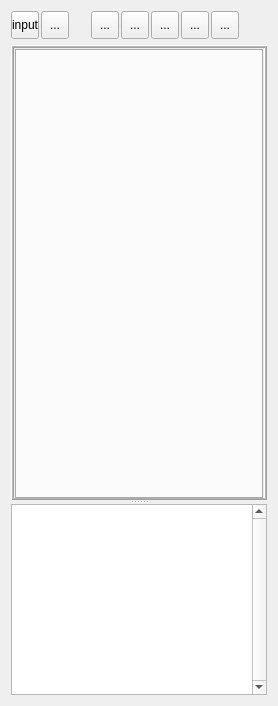
  <widget class="QWidget" name="centralwidget">
   <layout class="QVBoxLayout" name="verticalLayout_2">
    <item>
     <widget class="QFrame" name="frame">
      <property name="minimumSize">
       <size>
        <width>0</width>
        <height>28</height>
       </size>
      </property>
      <property name="maximumSize">
       <size>
        <width>16777215</width>
        <height>28</height>
       </size>
      </property>
      <property name="frameShape">
       <enum>QFrame::NoFrame</enum>
      </property>
      <property name="frameShadow">
       <enum>QFrame::Raised</enum>
      </property>
      <widget class="QToolButton" name="btnInput">
       <property name="geometry">
        <rect>
         <x>0</x>
         <y>0</y>
         <width>28</width>
         <height>28</height>
        </rect>
       </property>
       <property name="focusPolicy">
        <enum>Qt::NoFocus</enum>
       </property>
       <property name="layoutDirection">
        <enum>Qt::LeftToRight</enum>
       </property>
       <property name="text">
        <string>input</string>
       </property>
       <property name="icon">
        <iconset>
         <normaloff>:/newPrefix/images/input.png</normaloff>:/newPrefix/images/input.png</iconset>
       </property>
       <property name="iconSize">
        <size>
         <width>18</width>
         <height>18</height>
        </size>
       </property>
      </widget>
      <widget class="QToolButton" name="toolButton">
       <property name="geometry">
        <rect>
         <x>30</x>
         <y>0</y>
         <width>28</width>
         <height>28</height>
        </rect>
       </property>
       <property name="focusPolicy">
        <enum>Qt::NoFocus</enum>
       </property>
       <property name="text">
        <string>...</string>
       </property>
       <property name="icon">
        <iconset>
         <normaloff>:/newPrefix/images/output.png</normaloff>:/newPrefix/images/output.png</iconset>
       </property>
       <property name="iconSize">
        <size>
         <width>18</width>
         <height>18</height>
        </size>
       </property>
      </widget>
      <widget class="QToolButton" name="btnZmOut">
       <property name="geometry">
        <rect>
         <x>80</x>
         <y>0</y>
         <width>28</width>
         <height>28</height>
        </rect>
       </property>
       <property name="focusPolicy">
        <enum>Qt::NoFocus</enum>
       </property>
       <property name="toolTip">
        <string>Zoom In</string>
       </property>
       <property name="text">
        <string>...</string>
       </property>
       <property name="icon">
        <iconset>
         <normaloff>:/newPrefix/images/zoom_in_01.png</normaloff>:/newPrefix/images/zoom_in_01.png</iconset>
       </property>
       <property name="iconSize">
        <size>
         <width>18</width>
         <height>18</height>
        </size>
       </property>
      </widget>
      <widget class="QToolButton" name="btnZmIn">
       <property name="geometry">
        <rect>
         <x>110</x>
         <y>0</y>
         <width>28</width>
         <height>28</height>
        </rect>
       </property>
       <property name="focusPolicy">
        <enum>Qt::NoFocus</enum>
       </property>
       <property name="toolTip">
        <string>Zoom Out</string>
       </property>
       <property name="text">
        <string>...</string>
       </property>
       <property name="icon">
        <iconset>
         <normaloff>:/newPrefix/images/zoom_out_01.png</normaloff>:/newPrefix/images/zoom_out_01.png</iconset>
       </property>
       <property name="iconSize">
        <size>
         <width>18</width>
         <height>18</height>
        </size>
       </property>
      </widget>
      <widget class="QToolButton" name="btnSvgSave">
       <property name="geometry">
        <rect>
         <x>200</x>
         <y>0</y>
         <width>28</width>
         <height>28</height>
        </rect>
       </property>
       <property name="focusPolicy">
        <enum>Qt::NoFocus</enum>
       </property>
       <property name="toolTip">
        <string>Save 3D Images</string>
       </property>
       <property name="text">
        <string>...</string>
       </property>
       <property name="icon">
        <iconset>
         <normaloff>:/newPrefix/images/save.png</normaloff>:/newPrefix/images/save.png</iconset>
       </property>
       <property name="iconSize">
        <size>
         <width>18</width>
         <height>18</height>
        </size>
       </property>
      </widget>
      <widget class="QToolButton" name="btnTotatAcw">
       <property name="geometry">
        <rect>
         <x>140</x>
         <y>0</y>
         <width>28</width>
         <height>28</height>
        </rect>
       </property>
       <property name="focusPolicy">
        <enum>Qt::NoFocus</enum>
       </property>
       <property name="toolTip">
        <string>Rotate Left</string>
       </property>
       <property name="text">
        <string>...</string>
       </property>
       <property name="icon">
        <iconset>
         <normaloff>:/newPrefix/images/rotate-ccw.png</normaloff>:/newPrefix/images/rotate-ccw.png</iconset>
       </property>
       <property name="iconSize">
        <size>
         <width>22</width>
         <height>22</height>
        </size>
       </property>
      </widget>
      <widget class="QToolButton" name="btnRotatCw">
       <property name="geometry">
        <rect>
         <x>170</x>
         <y>0</y>
         <width>28</width>
         <height>28</height>
        </rect>
       </property>
       <property name="focusPolicy">
        <enum>Qt::NoFocus</enum>
       </property>
       <property name="toolTip">
        <string>Rotate Right</string>
       </property>
       <property name="text">
        <string>...</string>
       </property>
       <property name="icon">
        <iconset>
         <normaloff>:/newPrefix/images/rotate-cw.png</normaloff>:/newPrefix/images/rotate-cw.png</iconset>
       </property>
       <property name="iconSize">
        <size>
         <width>25</width>
         <height>25</height>
        </size>
       </property>
      </widget>
      <widget class="QToolButton" name="btn3D">
       <property name="geometry">
        <rect>
         <x>390</x>
         <y>0</y>
         <width>28</width>
         <height>28</height>
        </rect>
       </property>
       <property name="font">
        <font>
         <family>Droid Serif</family>
         <pointsize>11</pointsize>
         <weight>75</weight>
         <italic>true</italic>
         <bold>true</bold>
         <underline>false</underline>
         <strikeout>false</strikeout>
        </font>
       </property>
       <property name="focusPolicy">
        <enum>Qt::NoFocus</enum>
       </property>
       <property name="toolTip">
        <string>3D Model</string>
       </property>
       <property name="text">
        <string>3D</string>
       </property>
       <property name="autoRaise">
        <bool>false</bool>
       </property>
       <property name="arrowType">
        <enum>Qt::NoArrow</enum>
       </property>
      </widget>
      <widget class="QCheckBox" name="chkBxBeam">
       <property name="geometry">
        <rect>
         <x>430</x>
         <y>0</y>
         <width>71</width>
         <height>29</height>
        </rect>
       </property>
       <property name="font">
        <font>
         <pointsize>10</pointsize>
         <weight>75</weight>
         <bold>true</bold>
        </font>
       </property>
       <property name="focusPolicy">
        <enum>Qt::NoFocus</enum>
       </property>
       <property name="text">
        <string>Beam</string>
       </property>
      </widget>
      <widget class="QCheckBox" name="chkBxCol">
       <property name="geometry">
        <rect>
         <x>510</x>
         <y>0</y>
         <width>91</width>
         <height>29</height>
        </rect>
       </property>
       <property name="font">
        <font>
         <pointsize>10</pointsize>
         <weight>75</weight>
         <bold>true</bold>
        </font>
       </property>
       <property name="focusPolicy">
        <enum>Qt::NoFocus</enum>
       </property>
       <property name="text">
        <string>Column</string>
       </property>
      </widget>
      <widget class="QCheckBox" name="checkBoxCleat">
       <property name="geometry">
        <rect>
         <x>600</x>
         <y>0</y>
         <width>101</width>
         <height>29</height>
        </rect>
       </property>
       <property name="font">
        <font>
         <pointsize>10</pointsize>
         <weight>75</weight>
         <bold>true</bold>
        </font>
       </property>
       <property name="focusPolicy">
        <enum>Qt::NoFocus</enum>
       </property>
       <property name="text">
        <string>cleat angle</string>
       </property>
      </widget>
      <widget class="QToolButton" name="btn_front">
       <property name="geometry">
        <rect>
         <x>270</x>
         <y>0</y>
         <width>28</width>
         <height>28</height>
        </rect>
       </property>
       <property name="font">
        <font>
         <pointsize>10</pointsize>
         <weight>75</weight>
         <bold>true</bold>
        </font>
       </property>
       <property name="focusPolicy">
        <enum>Qt::NoFocus</enum>
       </property>
       <property name="acceptDrops">
        <bool>true</bool>
       </property>
       <property name="toolTip">
        <string>Front View</string>
       </property>
       <property name="text">
        <string/>
       </property>
       <property name="icon">
        <iconset>
         <normaloff>:/newPrefix/images/Z-X.png</normaloff>:/newPrefix/images/Z-X.png</iconset>
       </property>
       <property name="iconSize">
        <size>
         <width>22</width>
         <height>22</height>
        </size>
       </property>
       <property name="checkable">
        <bool>true</bool>
       </property>
      </widget>
      <widget class="QToolButton" name="btn_top">
       <property name="geometry">
        <rect>
         <x>300</x>
         <y>0</y>
         <width>28</width>
         <height>28</height>
        </rect>
       </property>
       <property name="font">
        <font>
         <pointsize>10</pointsize>
         <weight>75</weight>
         <bold>true</bold>
        </font>
       </property>
       <property name="focusPolicy">
        <enum>Qt::NoFocus</enum>
       </property>
       <property name="toolTip">
        <string>Top View</string>
       </property>
       <property name="text">
        <string/>
       </property>
       <property name="icon">
        <iconset>
         <normaloff>:/newPrefix/images/X-Y.png</normaloff>:/newPrefix/images/X-Y.png</iconset>
       </property>
       <property name="iconSize">
        <size>
         <width>22</width>
         <height>23</height>
        </size>
       </property>
       <property name="checkable">
        <bool>true</bool>
       </property>
      </widget>
      <widget class="QToolButton" name="btn_side">
       <property name="geometry">
        <rect>
         <x>330</x>
         <y>0</y>
         <width>28</width>
         <height>28</height>
        </rect>
       </property>
       <property name="font">
        <font>
         <pointsize>10</pointsize>
         <weight>75</weight>
         <bold>true</bold>
        </font>
       </property>
       <property name="focusPolicy">
        <enum>Qt::NoFocus</enum>
       </property>
       <property name="toolTip">
        <string>Side View</string>
       </property>
       <property name="text">
        <string/>
       </property>
       <property name="icon">
        <iconset>
         <normaloff>:/newPrefix/images/Z-Y.png</normaloff>:/newPrefix/images/Z-Y.png</iconset>
       </property>
       <property name="iconSize">
        <size>
         <width>22</width>
         <height>22</height>
        </size>
       </property>
       <property name="checkable">
        <bool>true</bool>
       </property>
      </widget>
     </widget>
    </item>
    <item>
     <widget class="QSplitter" name="splitter">
      <property name="orientation">
       <enum>Qt::Vertical</enum>
      </property>
      <widget class="QFrame" name="frame_2">
       <property name="minimumSize">
        <size>
         <width>0</width>
         <height>100</height>
        </size>
       </property>
       <property name="frameShape">
        <enum>QFrame::Box</enum>
       </property>
       <property name="frameShadow">
        <enum>QFrame::Raised</enum>
       </property>
       <property name="lineWidth">
        <number>1</number>
       </property>
       <property name="midLineWidth">
        <number>1</number>
       </property>
       <layout class="QVBoxLayout" name="verticalLayout">
        <property name="margin">
         <number>1</number>
        </property>
        <item>
         <widget class="QTabWidget" name="mytabWidget">
          <property name="minimumSize">
           <size>
            <width>0</width>
            <height>450</height>
           </size>
          </property>
          <property name="font">
           <font>
            <pointsize>8</pointsize>
           </font>
          </property>
          <property name="focusPolicy">
           <enum>Qt::NoFocus</enum>
          </property>
          <property name="styleSheet">
           <string notr="true">QTabBar::tab { height: 75px; width: 1px;  }</string>
          </property>
          <property name="tabPosition">
           <enum>QTabWidget::West</enum>
          </property>
          <property name="currentIndex">
           <number>-1</number>
          </property>
         </widget>
        </item>
       </layout>
      </widget>
      <widget class="QTextEdit" name="textEdit">
       <property name="minimumSize">
        <size>
         <width>0</width>
         <height>125</height>
        </size>
       </property>
       <property name="maximumSize">
        <size>
         <width>16777215</width>
         <height>16777215</height>
        </size>
       </property>
       <property name="verticalScrollBarPolicy">
        <enum>Qt::ScrollBarAlwaysOn</enum>
       </property>
       <property name="overwriteMode">
        <bool>true</bool>
       </property>
      </widget>
     </widget>
    </item>
   </layout>
  </widget>
